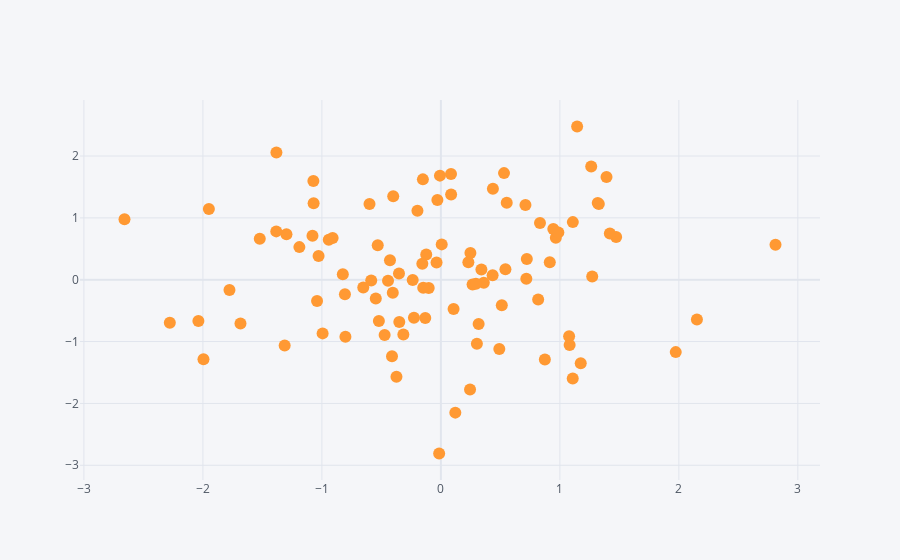

The code cell stored with this chart in its notebook:
### Code cell
df1.iplot(kind = "scatter", x ='A', y = 'B', mode = "markers")
